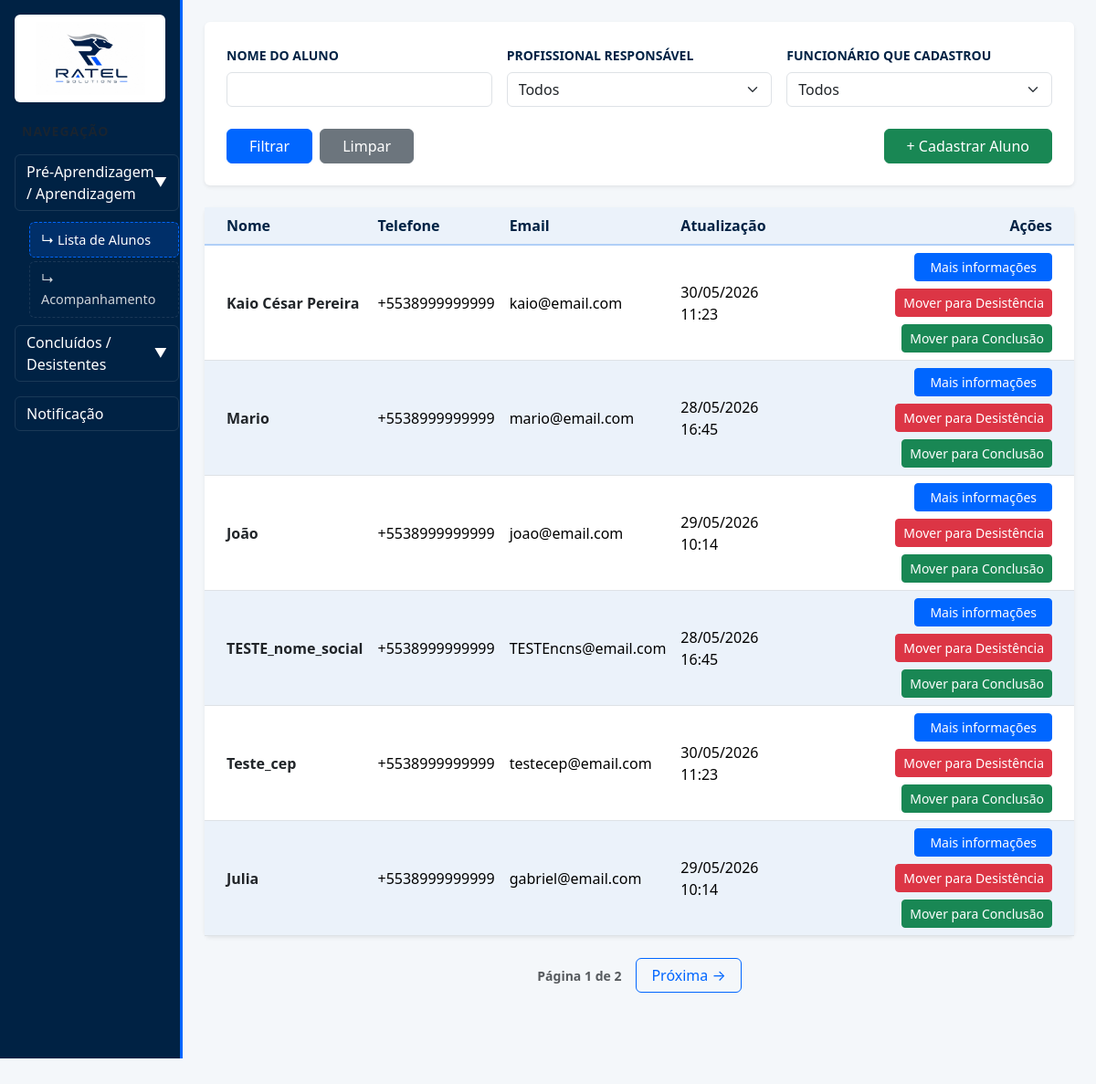
The app's page /dashboard/ (signed in), older data.
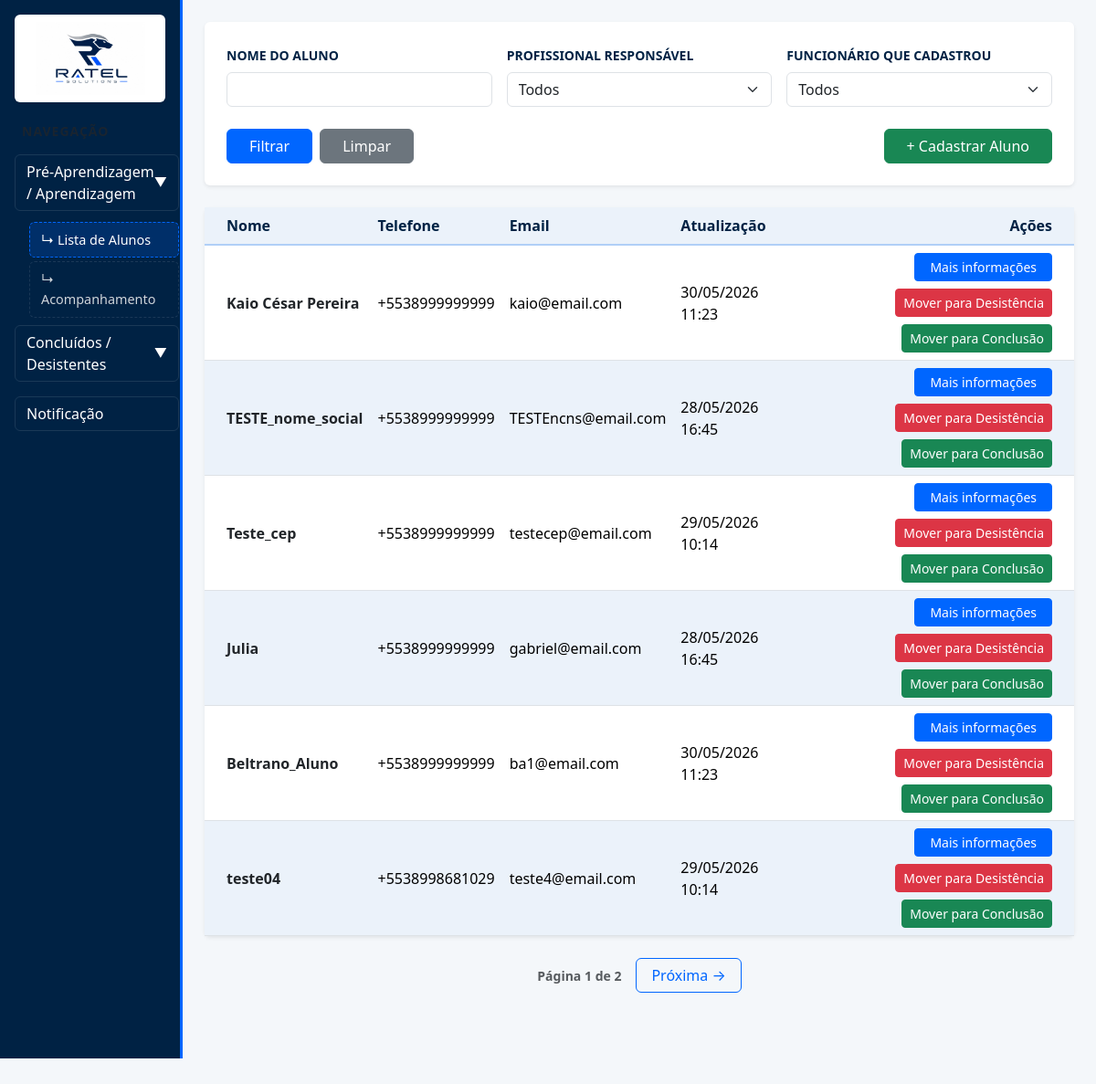
The same page, newer data.
### dashboard/models.py (models this page shows, shortened)
class Aluno(models.Model):
    nome = models.CharField(max_length=200)
    nome_social = models.CharField(max_length=200, blank=True, null=True)
    email = models.EmailField()
    nome_responsavel = models.CharField(max_length=100)
    telefone = models.CharField(max_length=100)
    telefone_responsavel = models.CharField(max_length=100)
    data_nascimento = models.DateTimeField()
    profissional_ref = models.ForeignKey(Pessoa, on_delete=models.DO_NOTHING, null=True)
    turno_estuda = models.ForeignKey(TurnoEstuda, on_delete=models.DO_NOTHING, null=True)
    aprendizagem = models.ForeignKey(Aprendizagem, on_delete=models.DO_NOTHING, null=True)
    escolaridade = models.ForeignKey(Escolaridade, on_delete=models.DO_NOTHING, null=True)
    entidade = models.ForeignKey(Entidade, on_delete=models.DO_NOTHING, null=True)
    curso = models.ForeignKey(Curso, on_delete=models.DO_NOTHING, null=True)
    turno_vaga = models.ForeignKey(TurnoVaga, on_delete=models.DO_NOTHING, null=True)
    tipo_formacao = models.ForeignKey(TipoFormacao, on_delete=models.DO_NOTHING, null=True)
    cadastrado_por = models.ForeignKey(Pessoa,on_delete=models.DO_NOTHING,related_name='alunos_cadastrados', null=True)
    cep = models.CharField(max_length=9,null=True)
    rua = models.CharField(max_length=255,null=True)
    numero = models.CharField(max_length=20,null=True)
    bairro = models.CharField(max_length=100,null=True)
    cidade = models.CharField(max_length=200)
    nome = models.CharField(max_length=200)
    nome_social = models.CharField(max_length=200, blank=True, null=True)
    email = models.EmailField()
    nome_responsavel = models.CharField(100)
    telefone = models.CharField(100, null=True)
    telefone_responsavel = models.CharField(100)
    data_nascimento = models.DateTimeField()
    profissional_ref = models.ForeignKey(Pessoa, on_delete=models.DO_NOTHING, null=True)
    turno_estuda = models.ForeignKey(TurnoEstuda, on_delete=models.DO_NOTHING, null=True)
    aprendizagem = models.ForeignKey(Aprendizagem, on_delete=models.DO_NOTHING, null=True)
    escolaridade = models.ForeignKey(Escolaridade, on_delete=models.DO_NOTHING, null=True)
    entidade = models.ForeignKey(Entidade, on_delete=models.DO_NOTHING, null=True)
    curso = models.ForeignKey(Curso, on_delete=models.DO_NOTHING, null=True)
    turno_vaga = models.ForeignKey(TurnoVaga, on_delete=models.DO_NOTHING, null=True)
    sexo = models.ForeignKey(Sexo, on_delete=models.DO_NOTHING, null=True)
    tipo_formacao = models.ForeignKey(TipoFormacao, on_delete=models.DO_NOTHING, null=True)
    cadastrado_por = models.ForeignKey(Pessoa,on_delete=models.DO_NOTHING,related_name='alunos_cadastrados', null=True)
    cep = models.CharField(max_length=9,null=True)
    rua = models.CharField(max_length=255,null=True)
    numero = models.CharField(max_length=20,null=True)
    bairro = models.CharField(max_length=100,null=True)
    cidade = models.CharField(max_length=100,null=True)
    estado = models.CharField(max_length=2,null=True)

### dashboard/views.py (the view, shortened to what this page needs)
# urls.py: path('', views.dashboard, name='dashboard'),
def dashboard(request):
    pessoa_id = request.session.get('pessoa_id')
    usuario = Pessoa.objects.get(id=pessoa_id)
    eh_professor = usuario.cargo.filter(
        nome='Professor').exists()
    eh_admin = usuario.cargo.filter(
        nome__in=[
        'Coordenador',
        'Diretor de centro de unidade de internação',
        'Diretor de unidade de acolhimento']).exists()
    if eh_professor and not eh_admin:
        lista_alunos = Aluno.objects.filter(
            cadastrado_por=usuario
        ).order_by('-id')
    else:
        lista_alunos = Aluno.objects.all().order_by('-id')
    nome = request.GET.get('nome')
    profissional = request.GET.get('profissional')
    cadastrado_por = request.GET.get('cadastrado_por')
    if nome:
            lista_alunos = lista_alunos.filter(
                nome__icontains=nome
        )
    if profissional:
        lista_alunos = lista_alunos.filter(
        profissional_ref__id=profissional
    )
    if eh_admin and cadastrado_por:
        lista_alunos = lista_alunos.filter(
            cadastrado_por__id=cadastrado_por
        )
    paginator = Paginator(lista_alunos, 6)
    page = request.GET.get('page')
    alunos = paginator.get_page(page)
    pessoas = []
    for pessoa in Pessoa.objects.all():
        cargos = list(
            pessoa.cargo.values_list(
                'nome',
                flat=True
            )
        )
        if cargos == ['Professor']:
            continue
        pessoas.append(pessoa)
    todas_pessoas = Pessoa.objects.all()
    turnos_estuda = TurnoEstuda.objects.all()
    turno_vaga = TurnoVaga.objects.all()
    aprendizagem = Aprendizagem.objects.all()
    escolaridade = Escolaridade.objects.all()
    entidade = Entidade.objects.all()
    curso = Curso.objects.all()
    tipo_formacao = TipoFormacao.objects.all()
    desistencia = Desistencia.objects.all()
    return render(
        request,
        'dashboard/dashboard.html',
        {
            'pessoas': pessoas,
            'alunos': alunos,
            'turnos_estuda': turnos_estuda,
            'turno_vaga': turno_vaga,
            'aprendizagem': aprendizagem,
            'escolaridade': escolaridade,
            'entidade': entidade,
            'curso': curso,
            'tipo_formacao': tipo_formacao,
            'eh_admin': eh_admin,
            'todas_pessoas': todas_pessoas,
            'desistencia': desistencia
        }
    )

### dashboard/templates/dashboard/dashboard.html (shortened to what the changed rows need)
{% extends 'base.html' %}
{% load static %}
{% block 'content' %}
<div class="container-fluid">
    <div class="row">
        <main class="col-md-10 p-4">
            <div class="mt-4">
                <div class="card shadow-sm border-0">
                    <div class="card-body p-0">
                        <div class="table-responsive">
                            <table class="table table-ratel align-middle mb-0">
                                <thead>
                                    <tr class="table-ratel-header">
                                        <th class="ps-4">Nome</th>
                                        <th>Telefone</th>
                                        <th>Email</th>
                                        <th>Atualização</th>
                                        <th class="text-end pe-4">Ações</th>
                                    </tr>
                                </thead>
                                <tbody>
                                    {% for aluno in alunos %}
                                    <tr>
                                        <td class="ps-4 fw-semibold text-dark">{{ aluno.nome_social|default:aluno.nome }}</td>
                                        <td>{{ aluno.telefone|default:"--" }}</td>
                                        <td>{{ aluno.email }}</td>
                                        <td>
                                            {% if forloop.counter|divisibleby:3 %}29/05/2026 10:14{% elif forloop.counter|divisibleby:2 %}28/05/2026 16:45{% else %}30/05/2026 11:23{% endif %}
                                        </td>
                                        <td class="text-end pe-4">
                                            <div class="d-flex gap-2 justify-content-end flex-wrap">
                                                <button class="btn btn-primary btn-sm px-3" data-bs-toggle="offcanvas" data-bs-target="#offcanvasAluno{{ aluno.id }}" aria-controls="offcanvasAluno{{ aluno.id }}">
                                                    Mais informações
                                                </button>
                                                <button class="btn btn-danger btn-sm" data-bs-toggle="modal" data-bs-target="#modalDesistencia{{ aluno.id }}">
                                                    Mover para Desistência
                                                </button>
                                                <a href="#" class="btn btn-success btn-sm">Mover para Conclusão</a>
                                            </div>
                                        </td>
                                    </tr>
                                    {% empty %}
                                    <tr>
                                        <td colspan="5" class="text-center py-4 text-muted">Nenhum aluno cadastrado no momento.</td>
                                    </tr>
                                    {% endfor %}
                                </tbody>
                            </table>
                        </div>
                    </div>
                </div>
            </div>
        </main>
    </div>
</div>
{% endblock %}

Row changes from the older to the newer data that the page shows:
removed Aluno: nome_social "Mario", telefone "+5538999999999", email "mario@email.com", shows "28/05/2026 16:45"
removed Aluno: nome_social "João", telefone "+5538999999999", email "joao@email.com", shows "29/05/2026 10:14"
computed for Aluno "Teste_cep": text "30/05/2026 11:23" → "29/05/2026 10:14"
computed for Aluno "Julia": text "29/05/2026 10:14" → "28/05/2026 16:45"
now on this page (row unchanged): Aluno: nome_social "Beltrano_Aluno", telefone "+5538999999999", email "ba1@email.com", shows "30/05/2026 11:23"
now on this page (row unchanged): Aluno: nome_social "teste04", telefone "+5538998681029", email "teste4@email.com", shows "29/05/2026 10:14"
